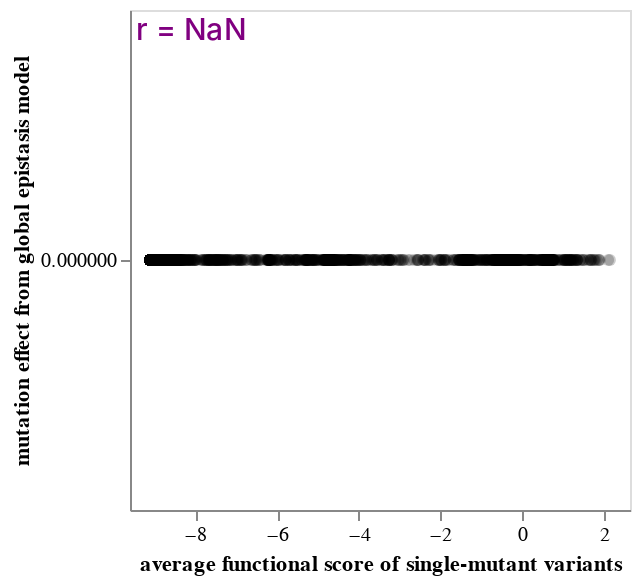

The code cell stored with this chart in its notebook:
### Markdown cell above
Look at correlation between mutation effects estimated from global epistasis model and the average of the functional scores for the single mutants (after applying any clipping).
Ideally, this correlation should be good, especially for mutations with multiple single-mutant variants:

### Code cell
single_muts = (
    func_scores_df.query("n_aa_substitutions == 1")
    .groupby("aa_substitutions", as_index=False)
    .aggregate(
        func_score=pd.NamedAgg("func_score", "mean"),
        n_variants=pd.NamedAgg("barcode", "count"),
    )
    .rename(columns={"aa_substitutions": "mutation"})
    .merge(
        (
            mut_effects.assign(
                mutation=lambda x: x["wildtype"] + x["site"].astype(str) + x["mutant"]
            ).rename(columns={"functional_effect": "mut_effect"})[
                ["mutation", "mut_effect"]
            ]
        ),
        on="mutation",
        how="inner",
        validate="one_to_one",
    )
)

mutation_selection = alt.selection_point(
    on="mouseover",
    empty=False,
    fields=["mutation"],
)

min_n_variants = alt.param(
    value=1,
    bind=alt.binding_range(
        name="only show mutations with >= this many single-mutant variants",
        min=1,
        max=min(5, single_muts["n_variants"].max()),
        step=1,
    ),
)

single_muts_scatter = (
    alt.Chart(single_muts)
    .transform_filter(alt.datum["n_variants"] >= min_n_variants)
    .add_params(mutation_selection, min_n_variants)
    .encode(
        alt.X(
            "func_score",
            title="average functional score of single-mutant variants",
            scale=alt.Scale(nice=False, padding=10),
        ),
        alt.Y(
            "mut_effect",
            title="mutation effect from global epistasis model",
            scale=alt.Scale(nice=False, padding=10),
        ),
        strokeWidth=alt.condition(mutation_selection, alt.value(2), alt.value(0)),
        size=alt.condition(mutation_selection, alt.value(60), alt.value(35)),
        tooltip=[
            "mutation",
            "n_variants",
            alt.Tooltip("func_score", format=".2f"),
            alt.Tooltip("mut_effect", format=".2f"),
        ],
    )
    .mark_circle(fill="black", fillOpacity=0.2, stroke="red")
    .properties(width=250, height=250)
)

single_muts_r = (
    single_muts_scatter.transform_regression("func_score", "mut_effect", params=True)
    .transform_calculate(
        r=alt.expr.if_(
            alt.datum["coef"][1] >= 0,
            alt.expr.sqrt(alt.datum["rSquared"]),
            -alt.expr.sqrt(alt.datum["rSquared"]),
        ),
        label='"r = " + format(datum.r, ".2f")',
    )
    .mark_text(align="left", color="purple", fontWeight=500, opacity=1)
    .encode(
        x=alt.value(3), y=alt.value(10), text=alt.Text("label:N"), size=alt.value(15)
    )
)

single_muts_chart = (single_muts_scatter + single_muts_r).configure_axis(grid=False)

single_muts_chart

### Figure 1 — Vega-Lite specification as saved in the notebook (floating-point values rounded to 4 significant figures; data arrays with more than 128 entries replaced by an {"elided": "..."} marker saying what was removed)
{"config": {"view": {"continuousWidth": 300, "continuousHeight": 300}, "axis": {"grid": false}}, "layer": [{"mark": {"type": "circle", "fill": "black", "fillOpacity": 0.2, "stroke": "red"}, "encoding": {"size": {"condition": {"param": "param_1", "value": 60, "empty": false}, "value": 35}, "strokeWidth": {"condition": {"param": "param_1", "value": 2, "empty": false}, "value": 0}, "tooltip": [{"field": "mutation", "type": "nominal"}, {"field": "n_variants", "type": "quantitative"}, {"field": "func_score", "format": ".2f", "type": "quantitative"}, {"field": "mut_effect", "format": ".2f", "type": "quantitative"}], "x": {"field": "func_score", "scale": {"nice": false, "padding": 10}, "title": "average functional score of single-mutant variants", "type": "quantitative"}, "y": {"field": "mut_effect", "scale": {"nice": false, "padding": 10}, "title": "mutation effect from global epistasis model", "type": "quantitative"}}, "name": "view_1", "transform": [{"filter": "(datum['n_variants'] >= param_2)"}]}, {"mark": {"type": "text", "align": "left", "color": "purple", "fontWeight": 500, "opacity": 1}, "encoding": {"size": {"value": 15}, "strokeWidth": {"condition": {"param": "param_1", "value": 2, "empty": false}, "value": 0}, "text": {"field": "label", "type": "nominal"}, "tooltip": [{"field": "mutation", "type": "nominal"}, {"field": "n_variants", "type": "quantitative"}, {"field": "func_score", "format": ".2f", "type": "quantitative"}, {"field": "mut_effect", "format": ".2f", "type": "quantitative"}], "x": {"value": 3}, "y": {"value": 10}}, "transform": [{"filter": "(datum['n_variants'] >= param_2)"}, {"on": "func_score", "regression": "mut_effect", "params": true}, {"calculate": "if((datum['coef'][1] >= 0),sqrt(datum['rSquared']),(-sqrt(datum['rSquared'])))", "as": "r"}, {"calculate": "\"r = \" + format(datum.r, \".2f\")", "as": "label"}]}], "data": {"name": "data-ec56827d100943fec39bd0327351df1d"}, "height": 250, "params": [{"name": "param_1", "select": {"type": "point", "fields": ["mutation"], "on": "mouseover"}, "views": ["view_1"]}, {"name": "param_2", "bind": {"input": "range", "max": 5, "min": 1, "name": "only show mutations with >= this many single-mutant variants", "step": 1}, "value": 1}], "width": 250, "$schema": "https://vega.github.io/schema/vega-lite/v5.20.1.json", "datasets": {"data-ec56827d100943fec39bd0327351df1d": {"elided": "2810 records"}}}
